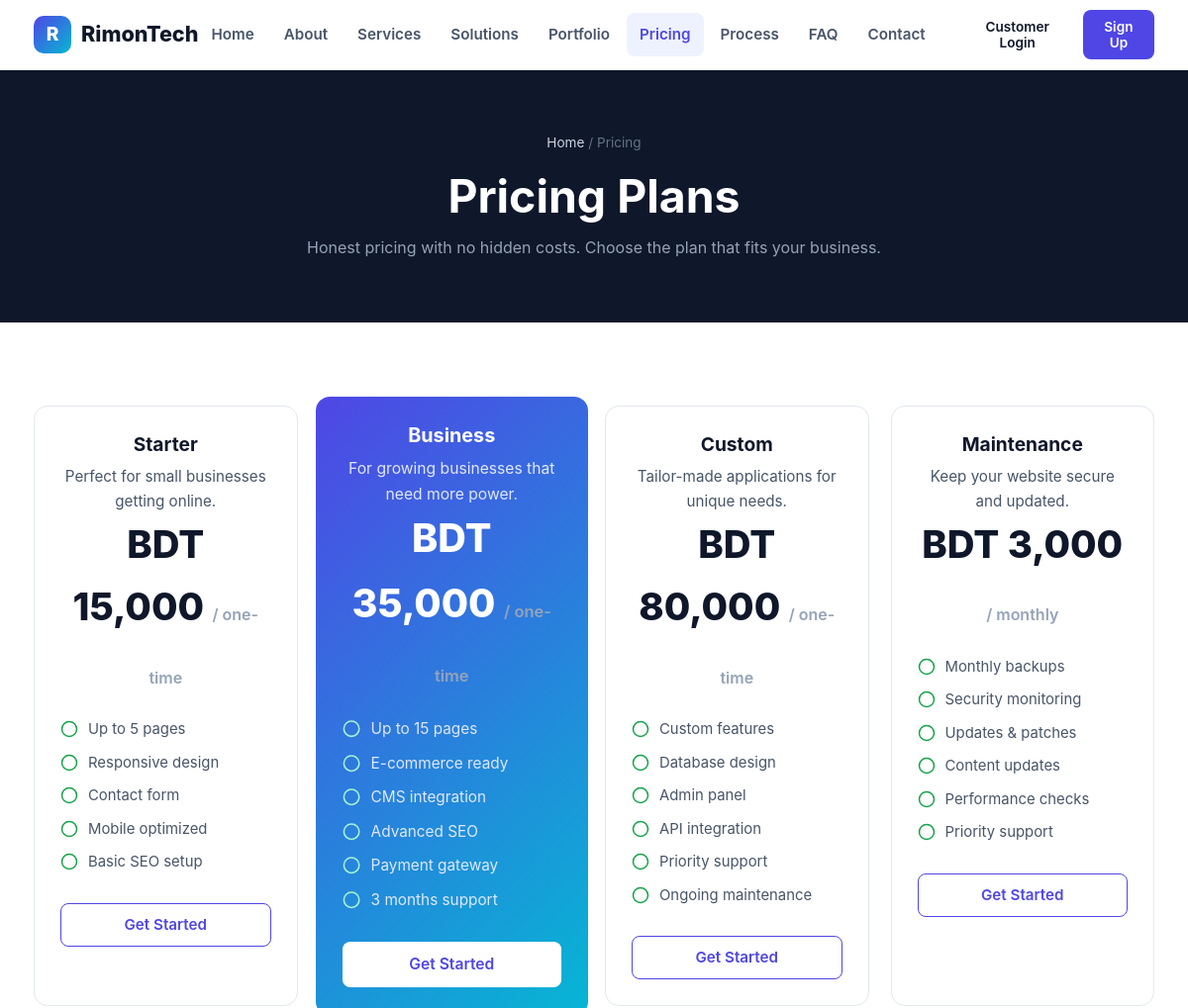
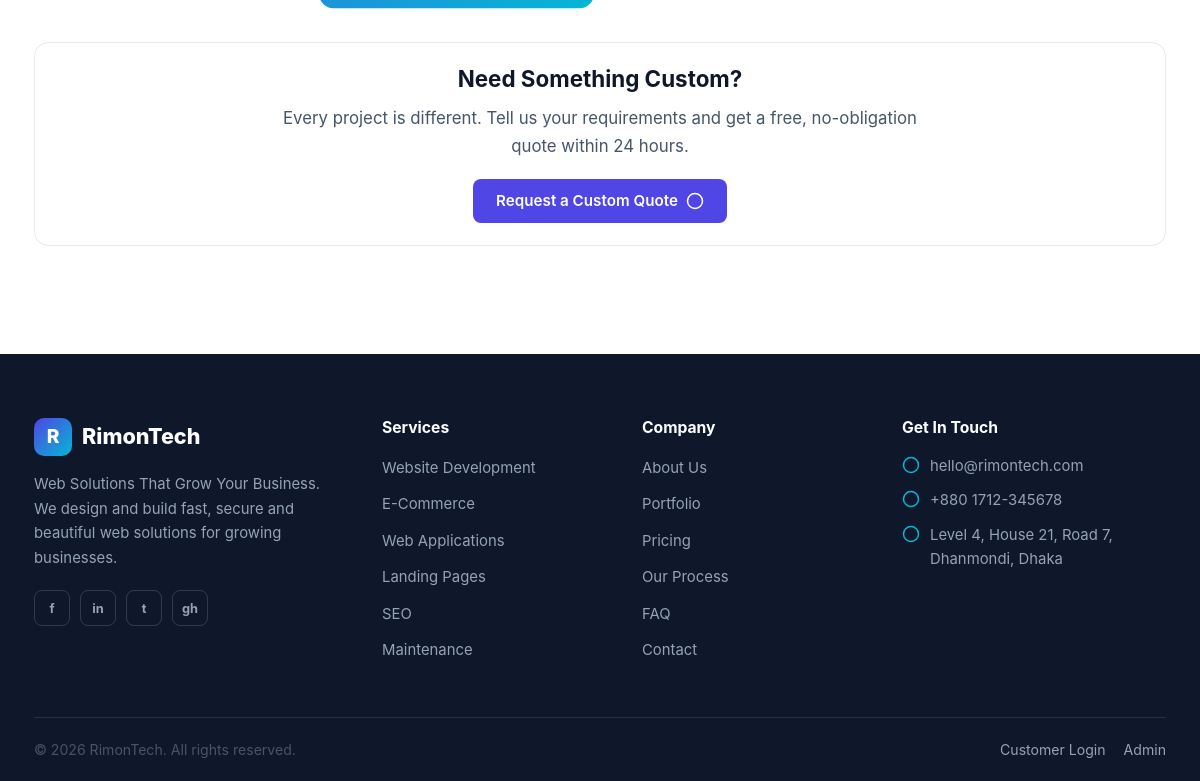
/pricing.php, run on the app's committed database (2 pictures, top to bottom).
### tables this page shows
CREATE TABLE IF NOT EXISTS pricing_plans (
    id INT UNSIGNED AUTO_INCREMENT PRIMARY KEY,
    title VARCHAR(120) NOT NULL,
    price DECIMAL(12,2) NOT NULL DEFAULT 0,
    period VARCHAR(20) NOT NULL DEFAULT 'one-time',
    description VARCHAR(255) NULL,
    features JSON NULL,
    highlighted TINYINT(1) NOT NULL DEFAULT 0,
    active TINYINT(1) NOT NULL DEFAULT 1,
    created_at TIMESTAMP DEFAULT CURRENT_TIMESTAMP
);

### config/database.php (called while the page is built, shortened)
<?php
function db(): PDO
{
    static $pdo = null;
    if ($pdo === null) {
        $dsn = 'mysql:host=' . DB_HOST . ';dbname=' . DB_NAME . ';charset=utf8mb4';
        $pdo = new PDO($dsn, DB_USER, DB_PASS, [
            PDO::ATTR_ERRMODE => PDO::ERRMODE_EXCEPTION,
            PDO::ATTR_DEFAULT_FETCH_MODE => PDO::FETCH_ASSOC,
            PDO::ATTR_EMULATE_PREPARES => false,
        ]);
    }
    return $pdo;
}

### pricing.php (the view, shortened to what this page needs)
<?php
require_once __DIR__ . '/includes/functions.php';
$plans = db()->query('SELECT * FROM pricing_plans WHERE active = 1 ORDER BY id')->fetchAll();
include __DIR__ . '/includes/header.php';
?>
<section class="page-hero">
  <div class="container">
    <div class="crumbs"><a href="<?= url('index.php') ?>">Home</a> / Pricing</div>
    <h1>Pricing Plans</h1>
    <p>Honest pricing with no hidden costs. Choose the plan that fits your business.</p>
  </div>
</section>
<section class="section">
  <div class="container">
    <div class="grid-4">
      <?php foreach ($plans as $plan): ?>
        <div class="card price-card <?= $plan['highlighted'] ? 'highlighted' : '' ?>">
          <h3><?= e($plan['title']) ?></h3>
          <p><?= e($plan['description']) ?></p>
          <div class="price"><?= money($plan['price']) ?> <small>/ <?= e($plan['period']) ?></small></div>
          <ul class="feature-list">
            <?php foreach (json_features($plan['features']) as $f): ?><li><?= icon('check') ?> <?= e($f) ?></li><?php endforeach; ?>
          </ul>
          <a href="<?= url('contact.php') ?>" class="btn btn-<?= $plan['highlighted'] ? 'primary' : 'outline' ?> btn-block" style="margin-top:20px;">Get Started</a>
        </div>
      <?php endforeach; ?>
    </div>
    <div class="panel" style="margin-top:44px;">
      <div class="panel-body">
        <div class="section-head" style="margin-bottom:18px;">
          <h2 style="font-size:1.4rem;">Need Something Custom?</h2>
          <p>Every project is different. Tell us your requirements and get a free, no-obligation quote within 24 hours.</p>
        </div>
        <div style="text-align:center;">
          <a href="<?= url('contact.php') ?>" class="btn btn-primary">Request a Custom Quote <?= icon('arrow') ?></a>
        </div>
      </div>
    </div>
  </div>
</section>
<?php include __DIR__ . '/includes/footer.php'; ?>

### includes/functions.php (shortened to what this page needs)
<?php
require_once __DIR__ . '/../config/database.php';
function base_url(string $path = ''): string
{
    static $base = null;
    if ($base === null) {
        $base = '/';
    }
    return $base . ltrim($path, '/');
}
function url(string $path = ''): string
{
    return base_url($path);
}
function e(?string $value): string
{
    return htmlspecialchars((string)$value, ENT_QUOTES, 'UTF-8');
}
function json_features(mixed $value): array
{
    if (is_string($value)) {
        $decoded = json_decode($value, true);
        return is_array($decoded) ? $decoded : [];
    }
    return is_array($value) ? $value : [];
}
function money(float|int|string $amount): string
{
    return 'BDT ' . number_format((float)$amount, 0);
}
function icon(string $name): string
{
    return $map[$name] ?? '<svg viewBox="0 0 24 24" fill="none" stroke="currentColor" stroke-width="2"><circle cx="12" cy="12" r="10"/></svg>';
}

### assets/css/style.css (style rules this page uses)
:root { --primary: #4f46e5; --primary-dark: #4338ca; --primary-light: #6366f1; --accent: #06b6d4; --accent-soft: #e0f7ff; --dark: #0f172a; --dark-2: #1e293b; --body-bg: #ffffff; --surface: #ffffff; --surface-2: #f1f5f9; --text: #0f172a; --text-2: #475569; --text-3: #94a3b8; --border: #e2e8f0; --success: #16a34a; --warning: #d97706; --danger: #dc2626; --info: #2563eb; --radius: 14px; --radius-sm: 8px; --shadow-sm: 0 1px 3px rgba(15, 23, 42, 0.08); --shadow: 0 4px 16px rgba(15, 23, 42, 0.08); --shadow-lg: 0 12px 32px rgba(15, 23, 42, 0.12); --gradient: linear-gradient(135deg, #4f46e5 0%, #06b6d4 100%); --font: -apple-system, BlinkMacSystemFont, "Segoe UI", Roboto, "Helvetica Neue", Arial, sans-serif; }
* { margin: 0; padding: 0; box-sizing: border-box; }
html { scroll-behavior: smooth; }
body { font-family: var(--font); color: var(--text); background: var(--body-bg); line-height: 1.65; -webkit-font-smoothing: antialiased; }
a { color: var(--primary); text-decoration: none; }
ul { list-style: none; }
.container { width: 100%; max-width: 1180px; margin: 0 auto; padding: 0 24px; }
h1, h2, h3, h4 { line-height: 1.25; font-weight: 700; color: var(--text); }
h1 { font-size: clamp(2rem, 4vw, 2.9rem); }
h2 { font-size: clamp(1.5rem, 3vw, 2.1rem); }
h3 { font-size: 1.2rem; }
p { color: var(--text-2); }
.btn { display: inline-flex; align-items: center; gap: 8px; justify-content: center; padding: 12px 22px; border-radius: var(--radius-sm); font-weight: 600; font-size: 0.95rem; border: 1.5px solid transparent; cursor: pointer; transition: all 0.2s ease; line-height: 1.2; text-align: center; }
.btn svg { width: 18px; height: 18px; }
.btn-primary { background: var(--primary); color: #fff; }
.btn-outline { background: transparent; color: var(--primary); border-color: var(--primary); }
.btn-block { width: 100%; }
.section { padding: 84px 0; }
.section-head { max-width: 640px; margin: 0 auto 48px; text-align: center; }
.section-head h2 { margin-bottom: 12px; }
.section-head p { font-size: 1.05rem; }
.grid-4 { display: grid; grid-template-columns: repeat(4, 1fr); gap: 22px; }
.card { background: var(--surface); border: 1px solid var(--border); border-radius: var(--radius); padding: 26px; transition: all 0.25s ease; }
.card h3 { margin-bottom: 8px; }
.card p { font-size: 0.95rem; }
.feature-list { margin-top: 16px; }
.feature-list li { display: flex; gap: 10px; align-items: flex-start; margin-bottom: 9px; color: var(--text-2); font-size: 0.93rem; }
.feature-list li svg { width: 18px; height: 18px; color: var(--success); flex-shrink: 0; margin-top: 3px; }
.page-hero { background: var(--dark); color: #fff; padding: 62px 0; text-align: center; }
.page-hero h1 { color: #fff; margin-bottom: 10px; }
.page-hero p { color: #94a3b8; max-width: 640px; margin: 0 auto; }
.crumbs { color: #64748b; font-size: 0.85rem; margin-bottom: 14px; }
.crumbs a { color: #cbd5e1; }
.price-card { text-align: center; position: relative; }
.price-card .price { font-size: 2.4rem; font-weight: 800; color: var(--text); }
.price-card .price small { font-size: 1rem; color: var(--text-3); font-weight: 600; }
.price-card.highlighted { background: var(--gradient); color: #fff; border: none; transform: scale(1.03); }
.price-card.highlighted h3, .price-card.highlighted .price { color: #fff; }
.price-card.highlighted p, .price-card.highlighted li { color: #e0e7ff; }
.price-card.highlighted .btn { background: #fff; color: var(--primary); }
.price-card.highlighted .feature-list li svg { color: #a7f3d0; }
.panel { background: #fff; border: 1px solid var(--border); border-radius: var(--radius); margin-bottom: 24px; overflow: hidden; }
.panel-body { padding: 22px; }
.footer-contact svg { width: 18px; height: 18px; color: var(--accent); flex-shrink: 0; margin-top: 2px; }

### data on the page
pricing_plans: title "Starter", description "Perfect for small businesses getting online.", price "BDT 15,000", period "one-time", features "Up to 5 pages", features "Responsive design", features "Contact form", features "Mobile optimized", features "Basic SEO setup"
pricing_plans: title "Business", description "For growing businesses that need more power.", price "BDT 35,000", period "one-time", features "Up to 15 pages", features "E-commerce ready", features "CMS integration", features "Advanced SEO", features "Payment gateway", features "3 months support"
pricing_plans: title "Custom", description "Tailor-made applications for unique needs.", price "BDT 80,000", period "one-time", features "Custom features", features "Database design", features "Admin panel", features "API integration", features "Priority support", features "Ongoing maintenance"
pricing_plans: title "Maintenance", description "Keep your website secure and updated.", price "BDT 3,000", period "monthly", features "Monthly backups", features "Security monitoring", features "Updates & patches", features "Content updates", features "Performance checks", features "Priority support"

### other printed values
APP_NAME "RimonTech"
APP_TAGLINE "Web Solutions That Grow Your Business"
setting('contact_email', APP_EMAIL) "hello@rimontech.com"
setting('contact_phone', APP_PHONE) "+880 1712-345678"
setting('contact_address', APP_ADDRESS) "Level 4, House 21, Road 7, Dhanmondi, Dhaka"
